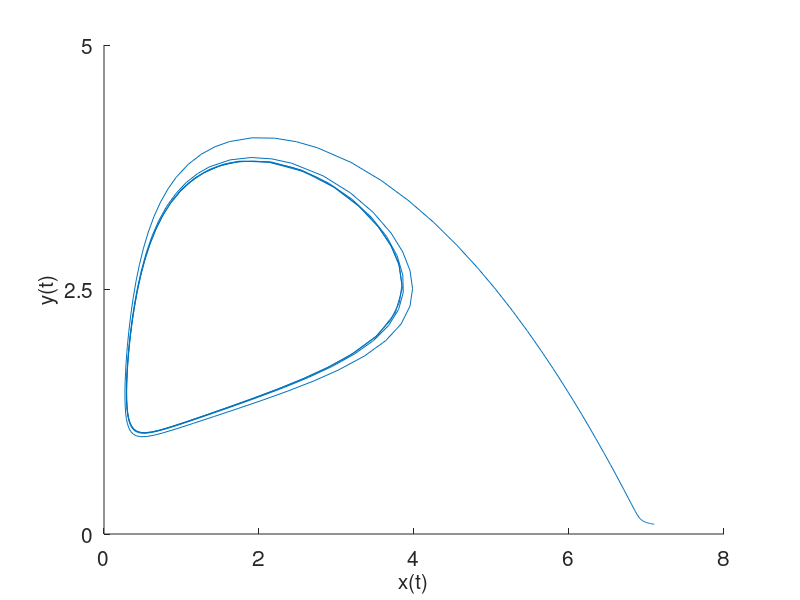

Recreate this plot in MATLAB.
% Program 10a - The Holling-Tanner Model (Fig. 10.5(a)).
% Chapter 10 - Interacting Species.
% Copyright Springer 2014. Stephen Lynch.

% Phase portrait of a predator/prey model.
clear
hold on
sys = @(t,x) [x(1)*(1-x(1)/7)-6*x(1)*x(2)/(7+7*x(1));0.2*x(2)*(1-.5*x(2)/x(1))]; 
options = odeset('RelTol',1e-4,'AbsTol',1e-4);
[t,xa]=ode45(sys,[0 100],[7.1 .1],options);
plot(xa(:,1),xa(:,2))
axis([0 8 0 5])
fsize=15;
set(gca,'XTick',0:2:8,'FontSize',fsize)
set(gca,'YTick',0:2.5:5,'FontSize',fsize)
xlabel('x(t)','FontSize',fsize)
ylabel('y(t)','FontSize',fsize)
hold off

% End of Program 10a.